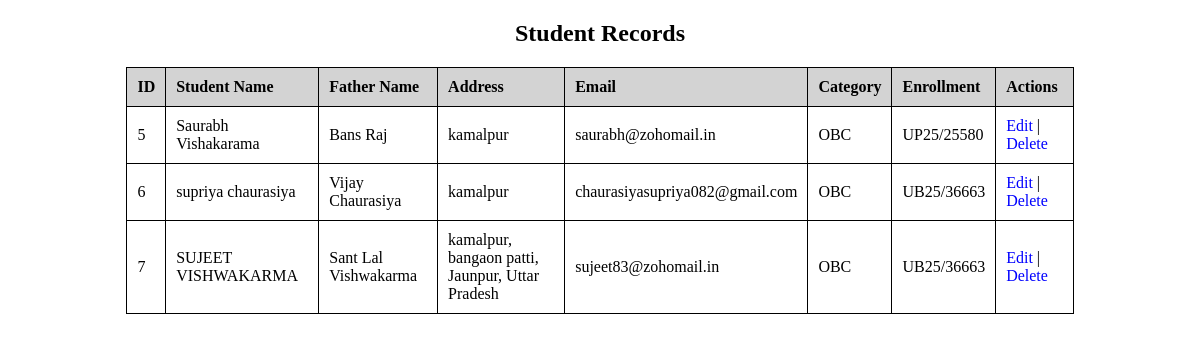
The app's page /view_students.php with its own data.
### tables this page shows
CREATE TABLE `students` (
  `id` int(11) NOT NULL,
  `name` varchar(100) NOT NULL,
  `father_name` varchar(100) NOT NULL,
  `email` varchar(100) NOT NULL,
  `mobile` varchar(15) NOT NULL,
  `address` text NOT NULL,
  `category` varchar(20) NOT NULL,
  `enrollment` varchar(50) NOT NULL,
  `created_at` timestamp NOT NULL DEFAULT current_timestamp()
);

### view_students.php (the view, shortened to what this page needs)
<?php
$conn = new mysqli("localhost", "root", "", "student_management");
$sql = "SELECT * FROM students";
$result = $conn->query($sql);
?>
<!DOCTYPE html>
<html>
<head>
</head>
<body>
<h2 style="text-align:center;">Student Records</h2>
<table>
    <tr>
        <th>ID</th>
        <th>Student Name</th>
        <th>Father Name</th>
        <th>Address</th>
        <th>Email</th>
        <th>Category</th>
        <th>Enrollment</th>
        <th>Actions</th>
    </tr>
    <?php
    if ($result->num_rows > 0) {
        while ($row = $result->fetch_assoc()) {
            echo "<tr>
                <td>".$row['id']."</td>
                <td>".$row['name']."</td>
                <td>".$row['father_name']."</td>
                <td>".$row['address']."</td>
                <td>".$row['email']."</td>
                <td>".$row['category']."</td>
                <td>".$row['enrollment']."</td>
                <td><a href='edit_student.php?id=".$row['id']."'>Edit</a> |
                    <a href='delete_student.php?id=".$row['id']."' onclick=\"return confirm('Are you sure?');\">Delete</a></td>
            </tr>";
        }
    } else {
        echo "<tr><td colspan='8' style='text-align:center;'>No Records Found</td></tr>";
    }
    ?>
</table>
</body>
</html>

### view_students.php (style rules this page uses)
table { width: 80%; border-collapse: collapse; margin: 20px auto; }
table, th, td { border: 1px solid black; }
th, td { padding: 10px; text-align: left; }
th { background-color: lightgray; }
a { text-decoration: none; color: blue; }

### records on screen
students: id "5", name "Saurabh Vishakarama", father_name "Bans Raj", address "kamalpur", email "saurabh@zohomail.in", category "OBC", enrollment "UP25/25580"
students: id "6", name "supriya chaurasiya", father_name "Vijay Chaurasiya", address "kamalpur", email "chaurasiyasupriya082@gmail.com", category "OBC", enrollment "UB25/36663"
students: id "7", name "SUJEET VISHWAKARMA", father_name "Sant Lal Vishwakarma", address "kamalpur, bangaon patti, Jaunpur, Uttar Pradesh", email "sujeet83@zohomail.in", category "OBC", enrollment "UB25/36663"
